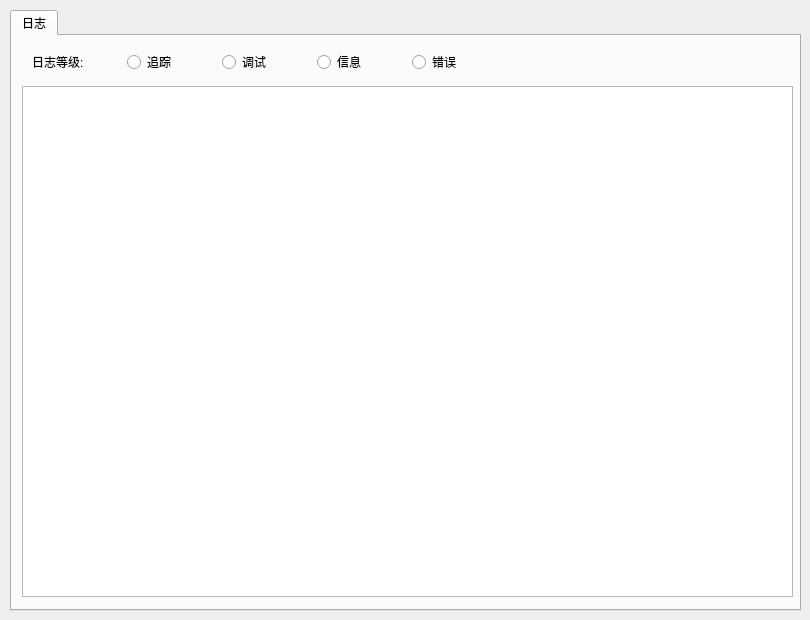
    <widget class="QWidget" name="page_5">
     <widget class="QTabWidget" name="tabWidget_3">
      <property name="geometry">
       <rect>
        <x>10</x>
        <y>10</y>
        <width>791</width>
        <height>601</height>
       </rect>
      </property>
      <property name="currentIndex">
       <number>0</number>
      </property>
      <widget class="QWidget" name="tab">
       <attribute name="title">
        <string>日志</string>
       </attribute>
       <widget class="QTextBrowser" name="textBrowserLog">
        <property name="geometry">
         <rect>
          <x>10</x>
          <y>50</y>
          <width>771</width>
          <height>511</height>
         </rect>
        </property>
       </widget>
       <widget class="QWidget" name="layoutWidget">
        <property name="geometry">
         <rect>
          <x>20</x>
          <y>10</y>
          <width>751</width>
          <height>32</height>
         </rect>
        </property>
        <layout class="QHBoxLayout" name="horizontalLayout_77" stretch="5,3">
         <item>
          <layout class="QHBoxLayout" name="horizontalLayout_74">
           <item>
            <widget class="QLabel" name="label_59">
             <property name="text">
              <string>日志等级:</string>
             </property>
            </widget>
           </item>
           <item>
            <widget class="QRadioButton" name="radioButton_Trace">
             <property name="text">
              <string>追踪</string>
             </property>
            </widget>
           </item>
           <item>
            <widget class="QRadioButton" name="radioButton_Debug">
             <property name="text">
              <string>调试</string>
             </property>
            </widget>
           </item>
           <item>
            <widget class="QRadioButton" name="radioButton_Info">
             <property name="text">
              <string>信息</string>
             </property>
            </widget>
           </item>
           <item>
            <widget class="QRadioButton" name="radioButton_Err">
             <property name="text">
              <string>错误</string>
             </property>
            </widget>
           </item>
          </layout>
         </item>
         <item>
          <spacer name="horizontalSpacer_102">
           <property name="orientation">
            <enum>Qt::Horizontal</enum>
           </property>
           <property name="sizeHint" stdset="0">
            <size>
             <width>40</width>
             <height>20</height>
            </size>
           </property>
          </spacer>
         </item>
        </layout>
       </widget>
      </widget>
     </widget>
    </widget>
